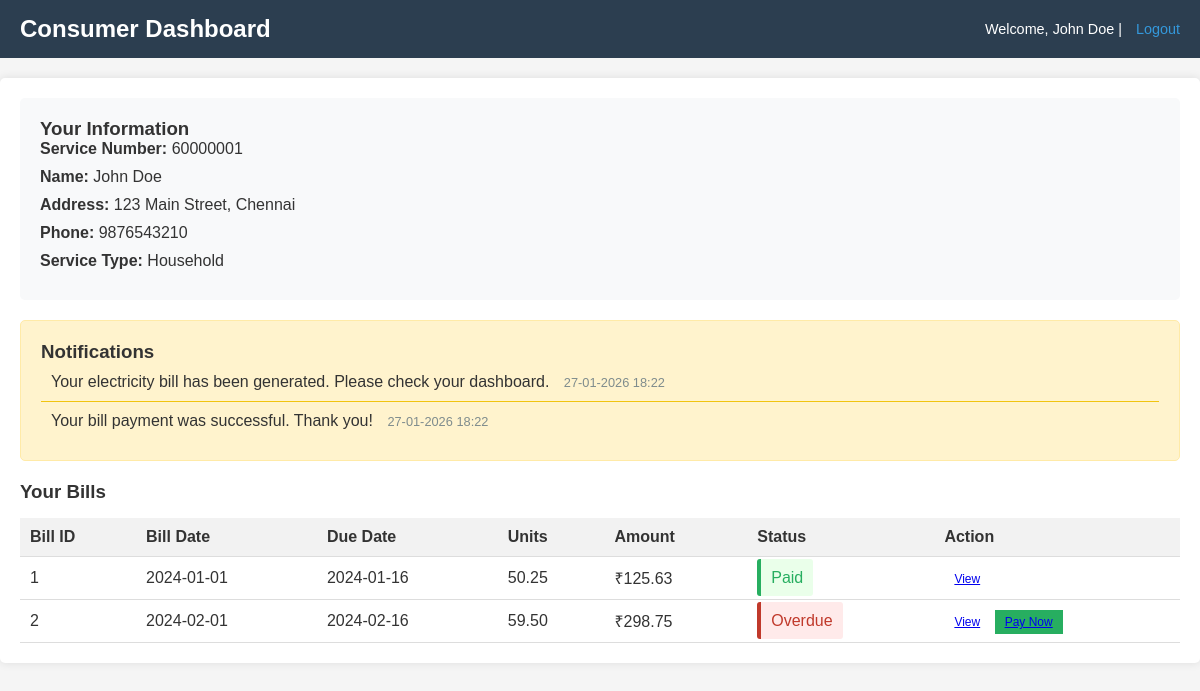
/consumer/dashboard.php (signed in), run on the app's committed database.
### tables this page shows
CREATE TABLE consumers (
    id INT PRIMARY KEY AUTO_INCREMENT,
    service_number VARCHAR(20) UNIQUE NOT NULL,
    name VARCHAR(100) NOT NULL,
    address TEXT NOT NULL,
    phone VARCHAR(10) NOT NULL,
    service_type ENUM('Household', 'Commercial', 'Industrial') NOT NULL,
    area_code VARCHAR(10),
    status ENUM('pending', 'approved', 'rejected') DEFAULT 'pending',
    is_active BOOLEAN DEFAULT TRUE,
    user_id INT UNIQUE,
    created_by INT,
    created_at TIMESTAMP DEFAULT CURRENT_TIMESTAMP,
    FOREIGN KEY (user_id) REFERENCES users(id) ON DELETE CASCADE,
    FOREIGN KEY (created_by) REFERENCES users(id) ON DELETE SET NULL
);

CREATE TABLE notifications (
    id INT PRIMARY KEY AUTO_INCREMENT,
    consumer_id INT NOT NULL,
    message TEXT NOT NULL,
    is_read BOOLEAN DEFAULT FALSE,
    created_at TIMESTAMP DEFAULT CURRENT_TIMESTAMP,
    FOREIGN KEY (consumer_id) REFERENCES consumers(id) ON DELETE CASCADE
);

CREATE TABLE bills (
    id INT PRIMARY KEY AUTO_INCREMENT,
    consumer_id INT NOT NULL,
    previous_reading DECIMAL(10,2) NOT NULL,
    current_reading DECIMAL(10,2) NOT NULL,
    units DECIMAL(10,2) NOT NULL,
    amount DECIMAL(10,2) NOT NULL,
    previous_pending DECIMAL(10,2) DEFAULT 0,
    fine DECIMAL(10,2) DEFAULT 0,
    total_amount DECIMAL(10,2) NOT NULL,
    bill_date DATE NOT NULL,
    due_date DATE NOT NULL,
    status ENUM('paid', 'unpaid') DEFAULT 'unpaid',
    generated_by INT,
    created_at TIMESTAMP DEFAULT CURRENT_TIMESTAMP,
    FOREIGN KEY (consumer_id) REFERENCES consumers(id) ON DELETE CASCADE,
    FOREIGN KEY (generated_by) REFERENCES users(id) ON DELETE SET NULL
);

### consumer/dashboard.php (the view, shortened to what this page needs)
<?php
require_once '../db.php';
$user_id = $_SESSION['user_id'];
$sql = "SELECT c.* FROM consumers c WHERE c.user_id = $user_id";
$result = mysqli_query($conn, $sql);
$consumer = mysqli_fetch_assoc($result);
$notif_sql = "SELECT * FROM notifications WHERE consumer_id = {$consumer['id']} ORDER BY created_at DESC";
$notif_result = mysqli_query($conn, $notif_sql);
$update_notif_sql = "UPDATE notifications SET is_read = TRUE WHERE consumer_id = {$consumer['id']}";
mysqli_query($conn, $update_notif_sql);
?>
<!DOCTYPE html>
<html>
<head>
    <link rel="stylesheet" type="text/css" href="../style.css">
</head>
<body>
    <div class="header">
        <h2>Consumer Dashboard</h2>
        <div class="user-info">
            Welcome, <?php echo $consumer['name']; ?> |
            <a href="../logout.php">Logout</a>
        </div>
    </div>
    <div class="container">
        <div class="consumer-info">
            <h3>Your Information</h3>
            <p><strong>Service Number:</strong> <?php echo $consumer['service_number']; ?></p>
            <p><strong>Name:</strong> <?php echo $consumer['name']; ?></p>
            <p><strong>Address:</strong> <?php echo $consumer['address']; ?></p>
            <p><strong>Phone:</strong> <?php echo $consumer['phone']; ?></p>
            <p><strong>Service Type:</strong> <?php echo $consumer['service_type']; ?></p>
        </div>
        <div class="notifications">
            <h3>Notifications</h3>
            <?php if (mysqli_num_rows($notif_result) > 0): ?>
                <ul>
                    <?php while ($notif = mysqli_fetch_assoc($notif_result)): ?>
                        <li><?php echo $notif['message']; ?>
                            <small><?php echo date('d-m-Y H:i', strtotime($notif['created_at'])); ?></small>
                        </li>
                    <?php endwhile; ?>
                </ul>
            <?php else: ?>
                <p>No notifications.</p>
            <?php endif; ?>
        </div>
        <div class="bills-section">
            <h3>Your Bills</h3>
            <?php
            $bills_query = "SELECT * FROM bills WHERE consumer_id = {$consumer['id']} ORDER BY created_at DESC";
            $bills_result = mysqli_query($conn, $bills_query);
            if (mysqli_num_rows($bills_result) > 0): ?>
                <table class="data-table">
                    <tr>
                        <th>Bill ID</th>
                        <th>Bill Date</th>
                        <th>Due Date</th>
                        <th>Units</th>
                        <th>Amount</th>
                        <th>Status</th>
                        <th>Action</th>
                    </tr>
                    <?php while ($bill = mysqli_fetch_assoc($bills_result)):
                        $status = $bill['status'];
                        if ($status != 'paid' && date('Y-m-d') > $bill['due_date']) {
                            $status = 'Overdue';
                        }
                    ?>
                        <tr>
                            <td><?php echo $bill['id']; ?></td>
                            <td><?php echo $bill['bill_date']; ?></td>
                            <td><?php echo $bill['due_date']; ?></td>
                            <td><?php echo $bill['units']; ?></td>
                            <td>₹<?php echo $bill['total_amount']; ?></td>
                            <td>
                                <?php if ($status == 'paid'): ?>
                                    <span class="success">Paid</span>
                                <?php elseif ($status == 'Overdue'): ?>
                                    <span class="error">Overdue</span>
                                <?php else: ?>
                                    <span>Unpaid</span>
                                <?php endif; ?>
                            </td>
                            <td>
                                <a href="../view_bill.php?id=<?php echo $bill['id']; ?>" target="_blank" class="btn-small">View</a>
                                <?php if ($bill['status'] == 'unpaid'): ?>
                                    <a href="?pay=1&bill_id=<?php echo $bill['id']; ?>" class="btn-small btn-success" onclick="return confirm('Pay this bill?')">Pay Now</a>
                                <?php endif; ?>
                            </td>
                        </tr>
                    <?php endwhile; ?>
                </table>
            <?php else: ?>
                <p>No bills generated yet.</p>
            <?php endif; ?>
        </div>
    </div>
</body>
</html>

### style.css (style rules this page uses)
* { margin: 0; padding: 0; box-sizing: border-box; }
body { font-family: Arial, sans-serif; background-color: #f5f5f5; color: #333; }
.header { background: #2c3e50; color: white; padding: 15px 20px; display: flex; justify-content: space-between; align-items: center; }
.header h2 { font-size: 1.5em; }
.user-info { font-size: 0.9em; }
.user-info a { color: #3498db; text-decoration: none; margin-left: 10px; }
.container { max-width: 1200px; margin: 20px auto; padding: 20px; background: white; border-radius: 5px; box-shadow: 0 0 10px rgba(0, 0, 0, 0.1); }
.btn-small { padding: 5px 10px; font-size: 12px; }
.btn-success { background: #27ae60; }
.error { background: #ffeaea; color: #c0392b; padding: 10px; border-radius: 3px; margin-bottom: 15px; border-left: 4px solid #c0392b; }
.success { background: #eaffea; color: #27ae60; padding: 10px; border-radius: 3px; margin-bottom: 15px; border-left: 4px solid #27ae60; }
.data-table { width: 100%; border-collapse: collapse; margin-top: 15px; }
.data-table th, .data-table td { padding: 10px; text-align: left; border-bottom: 1px solid #ddd; }
.data-table th { background: #f2f2f2; font-weight: bold; }
.consumer-info { background: #f8f9fa; padding: 20px; border-radius: 5px; margin-bottom: 20px; }
.consumer-info p { margin-bottom: 10px; }
.notifications { background: #fff3cd; padding: 20px; border-radius: 5px; margin-bottom: 20px; border: 1px solid #ffeaa7; }
.notifications ul { list-style: none; }
.notifications li { padding: 10px; border-bottom: 1px solid #f1c40f; }
.notifications li:last-child { border-bottom: none; }
.notifications small { color: #7f8c8d; font-size: 0.8em; margin-left: 10px; }
.bills-section { margin-top: 20px; }
small { color: #666; font-size: 0.8em; }

### data on the page
consumers: name "John Doe", service_number "60000001", address "123 Main Street, Chennai", phone "9876543210", service_type "Household"
notifications: message "Your electricity bill has been generated. Please check your dashboard.", created_at "27-01-2026 18:22"
notifications: message "Your bill payment was successful. Thank you!", created_at "27-01-2026 18:22"
bills: id "1", bill_date "2024-01-01", due_date "2024-01-16", units "50.25", total_amount "125.63", status "Paid"
bills: id "2", bill_date "2024-02-01", due_date "2024-02-16", units "59.50", total_amount "298.75", status "Overdue"
